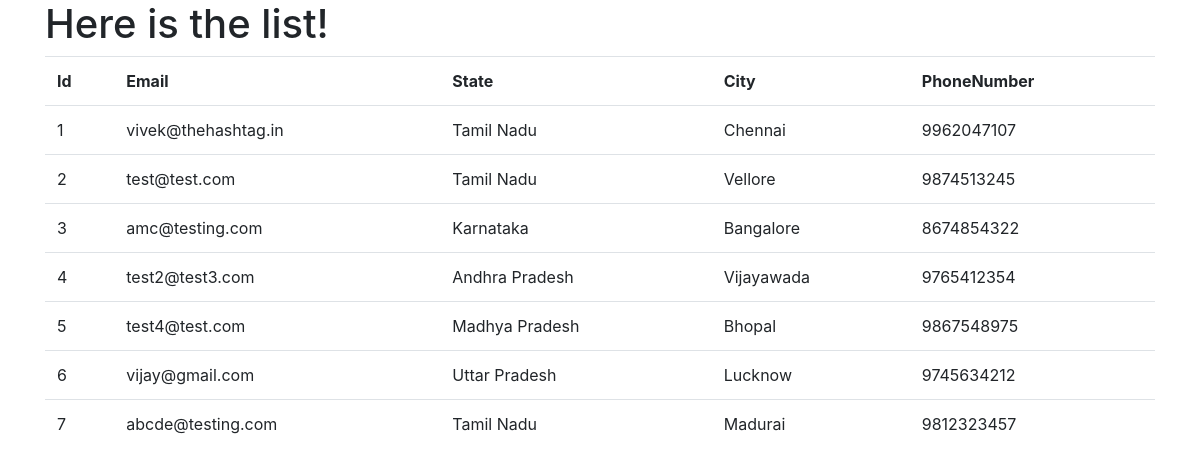
Page /list on the committed database.
### app.py (models this page shows, shortened)
class Interestlist(db.Model):
    __tablename__ = 'interestlist'
    id=db.Column(db.Integer,primary_key=True)
    email=db.Column(db.Text)
    state=db.Column(db.Text)
    city=db.Column(db.Text)
    phonenumber=db.Column(db.Integer)

### app.py (the view)
@app.route('/list')
def list():
    interestlist=Interestlist.query.all()
    return render_template('list.html',interestlist=interestlist)

### templates/list.html
{% extends "base.html" %}
{% block content %}
<div class="container">
        <h1> Here is the list! </h1>
        <table class="table">
            <tr>
                <th>Id </th>
                <th>Email</th>
                <th>State</th>
                <th>City</th>
                <th>PhoneNumber </th>
            </tr>
        {% for item in interestlist %}
            <tr>
                <td>{{item['id']}} </td>
                <td>{{item['email']}} </td>
                <td>{{item['state']}} </td>
                <td>{{item['city']}} </td>
                <td>{{item['phonenumber']}} </td>
            </tr>
        {% endfor %}
        </table>
</div>
{% endblock %}

### templates/base.html (shortened to what this page needs)
<!DOCTYPE html>
 <html class="no-js">
    <head>
        <link rel="stylesheet" href="">
        <link rel="stylesheet" href="https://stackpath.bootstrapcdn.com/bootstrap/4.4.1/css/bootstrap.min.css">
    </head>
    <body>
       {% block content %}
       {% endblock %}
    </body>
</html>

### rows in the picture
Interestlist: id "1", email "vivek@thehashtag.in", state "Tamil Nadu", city "Chennai", phonenumber "9962047107"
Interestlist: id "2", email "test@test.com", state "Tamil Nadu", city "Vellore", phonenumber "9874513245"
Interestlist: id "3", email "amc@testing.com", state "Karnataka", city "Bangalore", phonenumber "8674854322"
Interestlist: id "4", email "test2@test3.com", state "Andhra Pradesh", city "Vijayawada", phonenumber "9765412354"
Interestlist: id "5", email "test4@test.com", state "Madhya Pradesh", city "Bhopal", phonenumber "9867548975"
Interestlist: id "6", email "vijay@gmail.com", state "Uttar Pradesh", city "Lucknow", phonenumber "9745634212"
Interestlist: id "7", email "abcde@testing.com", state "Tamil Nadu", city "Madurai", phonenumber "9812323457"
